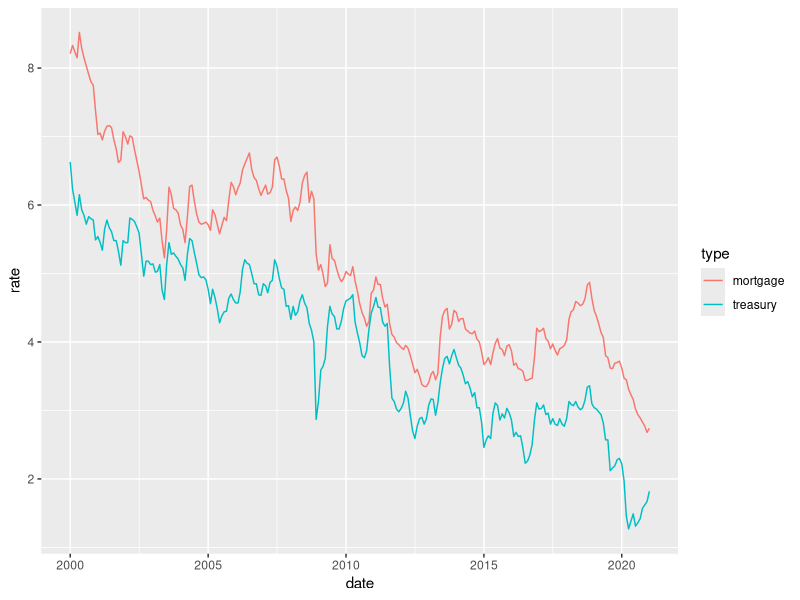
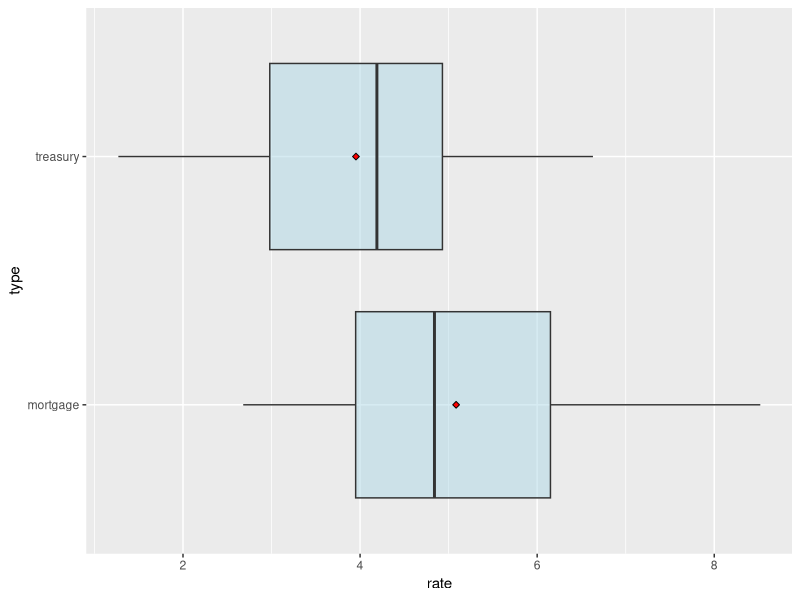
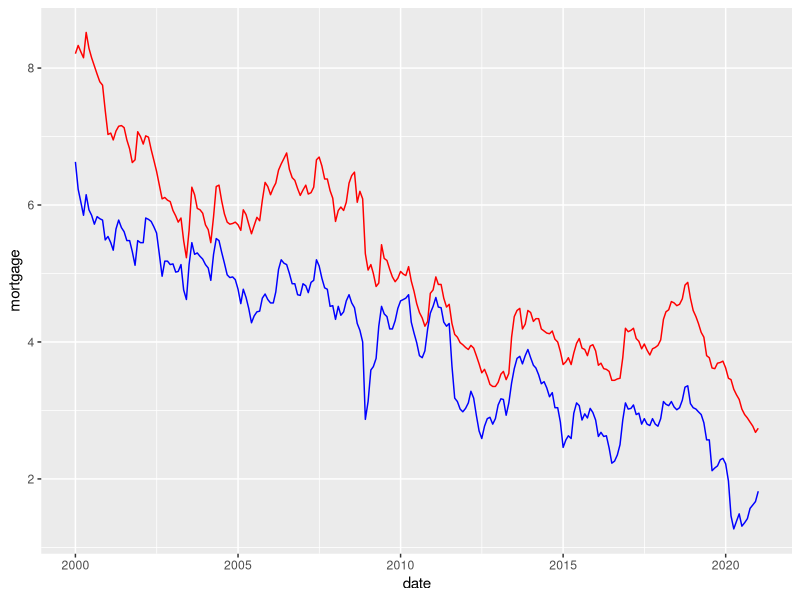
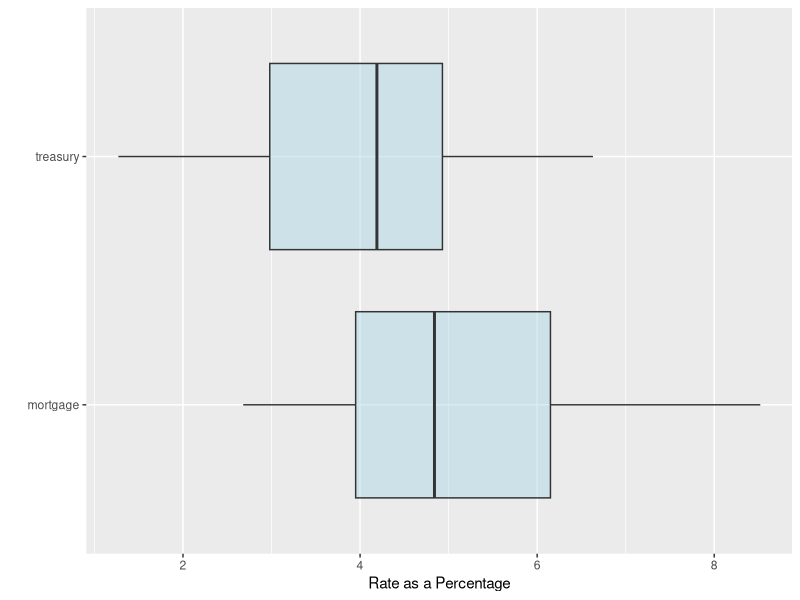

Generate these figures, in order, with R:
## ---- chunk 1
knitr::opts_chunk$set(echo = TRUE,
                      message = FALSE,
                      warning = FALSE)
library(tidyverse)
library(readxl)
## ---- chunk 2
who %>% 
  pivot_longer(
    cols = new_sp_m014:newrel_f65,
    names_to = "key",
    values_to = "cases",
    values_drop_na = TRUE
  ) %>% 
  mutate(key = stringr::str_replace(key, "newrel", "new_rel")) %>%
  separate(col = key,
           into = c("new", "type", "sexage")) %>%
  select(-new, -iso2, -iso3) %>% 
  separate(
    col = sexage,
    into = c("sex", "age"),
    sep = 1
  )
## ---- chunk 3
interest_rates <- read_excel("Interest rates.xlsx")

interest_rates_long <- interest_rates %>% 
  pivot_longer(-date,
               names_to = "type",
               values_to = "rate")

interest_rates_long %>% 
  ggplot(aes(x = date, y = rate, color = type)) +
  geom_line()

interest_rates_long  %>%
  ggplot(aes(x = rate, y = type)) +
  geom_boxplot(fill = "lightblue", alpha = 0.5) +
  stat_summary(fun = "mean",
    geom = "point",
    shape = 23,
    size = 1.5,
    fill = "red")

# Without a long tibble, we can also work this problem by using multiple layers for the line plots and the boxplots.

interest_rates %>% 
  ggplot(aes(x = date)) +
  geom_line(aes(y = mortgage), color = "red") +
  geom_line(aes(y = treasury), color = "blue")

# The following construction of the boxplot doesn't allow adding diamonds to depict the mean.

interest_rates %>% 
  ggplot(aes()) +
  geom_boxplot(aes(x = mortgage, y = factor("mortgage")),
               fill = "lightblue", alpha = 0.5) +
  geom_boxplot(aes(x = treasury, y = factor("treasury")),
               fill = "lightblue", alpha = 0.5) +
  labs(
    y = "",
    x = "Rate as a Percentage"
  )
